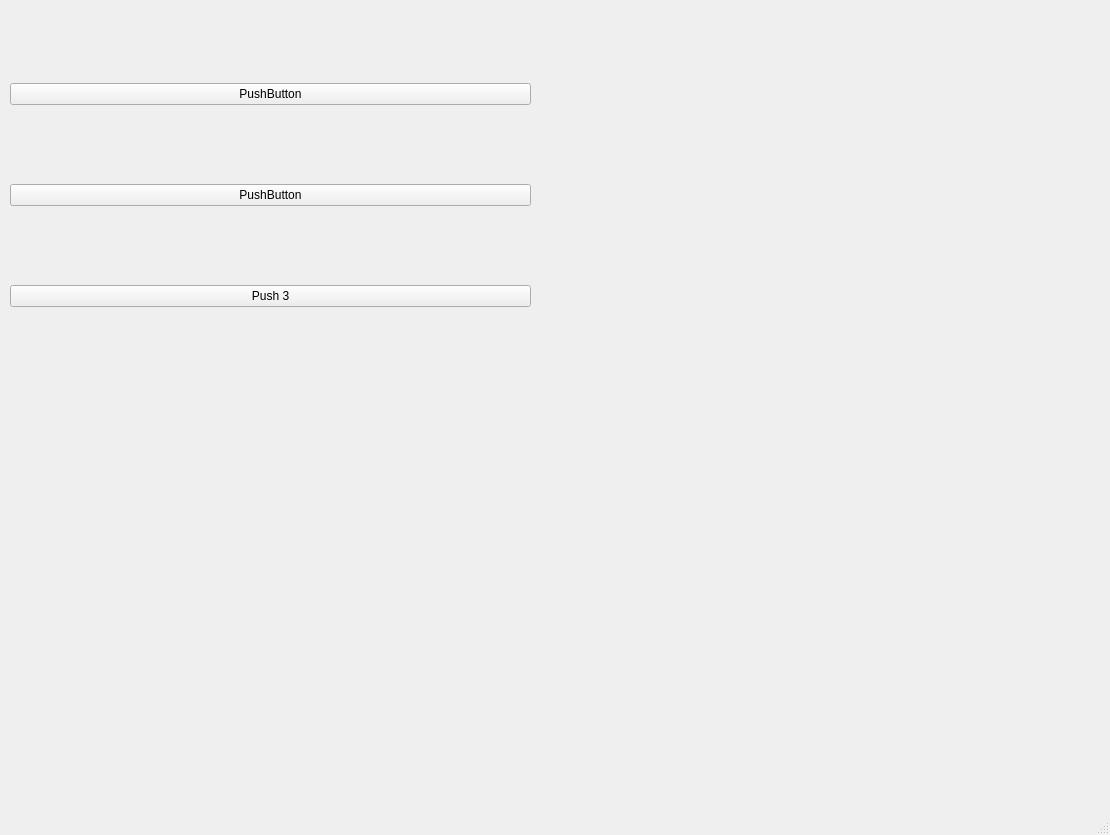
<?xml version="1.0" encoding="UTF-8"?>
<ui version="4.0">
 <class>MainWindow</class>
 <widget class="QMainWindow" name="MainWindow">
  <property name="geometry">
   <rect>
    <x>0</x>
    <y>0</y>
    <width>1110</width>
    <height>835</height>
   </rect>
  </property>
  <property name="sizePolicy">
   <sizepolicy hsizetype="Preferred" vsizetype="Maximum">
    <horstretch>0</horstretch>
    <verstretch>0</verstretch>
   </sizepolicy>
  </property>
  <property name="windowTitle">
   <string>MainWindow</string>
  </property>
  <widget class="QWidget" name="centralwidget">
   <widget class="QWidget" name="verticalLayoutWidget">
    <property name="geometry">
     <rect>
      <x>10</x>
      <y>10</y>
      <width>521</width>
      <height>371</height>
     </rect>
    </property>
    <layout class="QVBoxLayout" name="verticalLayout">
     <item>
      <widget class="QPushButton" name="pushButton">
       <property name="enabled">
        <bool>true</bool>
       </property>
       <property name="sizePolicy">
        <sizepolicy hsizetype="Preferred" vsizetype="Fixed">
         <horstretch>0</horstretch>
         <verstretch>0</verstretch>
        </sizepolicy>
       </property>
       <property name="baseSize">
        <size>
         <width>200</width>
         <height>200</height>
        </size>
       </property>
       <property name="text">
        <string>PushButton</string>
       </property>
      </widget>
     </item>
     <item>
      <widget class="QPushButton" name="pushButton_2">
       <property name="text">
        <string>PushButton</string>
       </property>
      </widget>
     </item>
     <item>
      <widget class="QPushButton" name="pushButton_3">
       <property name="text">
        <string>Push 3</string>
       </property>
      </widget>
     </item>
    </layout>
   </widget>
  </widget>
  <widget class="QMenuBar" name="menubar">
   <property name="geometry">
    <rect>
     <x>0</x>
     <y>0</y>
     <width>1110</width>
     <height>33</height>
    </rect>
   </property>
  </widget>
  <widget class="QStatusBar" name="statusbar"/>
 </widget>
 <resources/>
 <connections/>
</ui>
